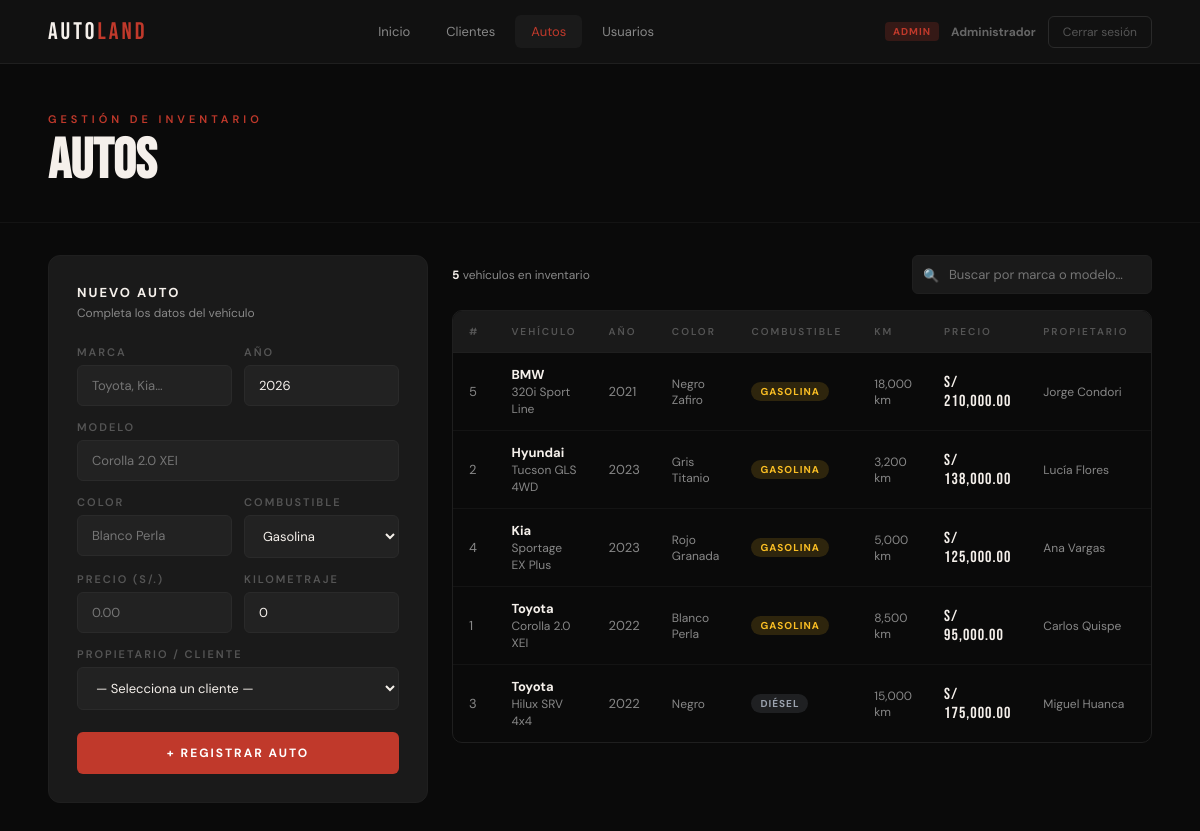
Screenshot of /form_Auto.php (signed in) with the database file from the repository.
### tables this page shows
CREATE TABLE IF NOT EXISTS auto (
  idAuto      INT AUTO_INCREMENT PRIMARY KEY,
  marca       VARCHAR(50),
  modelo      VARCHAR(100),
  anio        YEAR,
  color       VARCHAR(50),
  precio      DECIMAL(10,2),
  kilometraje INT          DEFAULT 0,
  combustible VARCHAR(20)  DEFAULT 'Gasolina',
  idIndividuo INT,
  idUsuario   INT          COMMENT 'Vendedor que registró el auto',
  FOREIGN KEY (idIndividuo) REFERENCES individuo(idIndividuo) ON DELETE SET NULL,
  FOREIGN KEY (idUsuario)   REFERENCES usuario(idUsuario)     ON DELETE SET NULL
);

### config/conexion.example.php (called while the page is built, shortened)
<?php
class Conexion
{
    private $con;
    private $db       = "mysql:host=localhost;dbname=autoland_bd;charset=utf8mb4";
    private $user     = "root";
    private $password = "";
    public function getConnection()
    {
        try {
            $this->con = new PDO($this->db, $this->user, $this->password, [
                PDO::ATTR_ERRMODE            => PDO::ERRMODE_EXCEPTION,
                PDO::ATTR_DEFAULT_FETCH_MODE => PDO::FETCH_ASSOC,
                PDO::ATTR_EMULATE_PREPARES   => false,
            ]);
        } catch (PDOException $e) {
            die(json_encode(['error' => 'Error de conexión: ' . $e->getMessage()]));
        }
        return $this->con;
    }
}

### config/data.php (called while the page is built, shortened)
<?php
class Data
{
    private $con;
    public function __construct()
    {
        $this->con = (new Conexion())->getConnection();
    }
    private function esAdmin($rol): bool { return $rol === 'admin'; }
    public function listarAuto($idUsuario, $rol)
    {
        if ($this->esAdmin($rol)) {
            $sql = "SELECT a.*, CONCAT(i.nombreIndividuo,' ',i.apellidoPaterno) AS propietario,
                           u.nombreReal AS registradoPor
                    FROM auto a
                    LEFT JOIN individuo i ON a.idIndividuo=i.idIndividuo
                    LEFT JOIN usuario   u ON a.idUsuario=u.idUsuario
                    ORDER BY a.marca,a.modelo";
            $stmt = $this->con->prepare($sql); $stmt->execute();
        }
        return $stmt;
    }
}

### form_Auto.php (the view, shortened to what this page needs)
<?php
require_once 'config/data.php';
$data       = new Data();
$nombreReal = htmlspecialchars($_SESSION['nombreReal']);
$rol        = $_SESSION['rol'];
$idUsuario  = $_SESSION['idUsuario'];
$esAdmin    = $rol === 'admin';
$busqueda = trim($_GET['q'] ?? '');
$autos    = $busqueda
    ? $data->buscarAutoPorTexto($busqueda, $idUsuario, $rol)->fetchAll()
    : $data->listarAuto($idUsuario, $rol)->fetchAll();
$editar   = null;
$combustibles = ['Gasolina', 'Diésel', 'Híbrido', 'Eléctrico'];
$anioActual   = (int) date('Y');
?>
<!DOCTYPE html>
<html lang="es">
<head>
</head>
<body>
<nav class="navbar">
    <div class="nav-logo">AUTO<span>LAND</span></div>
    <div class="nav-links">
        <a href="index.php">Inicio</a>
        <a href="form_Individuo.php">Clientes</a>
        <a href="form_Auto.php" class="active">Autos</a>
        <?php if ($esAdmin): ?><a href="usuarios.php">Usuarios</a><?php endif; ?>
    </div>
    <div style="display:flex;align-items:center;gap:12px">
        <?php if ($esAdmin): ?><span style="background:rgba(192,57,43,.2);color:#c0392b;padding:3px 8px;border-radius:4px;font-size:10px;font-weight:700;letter-spacing:1px;text-transform:uppercase">Admin</span><?php endif; ?>
        <span style="font-size:12px;color:#444"><strong style="color:#666"><?= $nombreReal ?></strong></span>
        <a href="logout.php" class="btn-logout">Cerrar sesión</a>
    </div>
</nav>
<div class="page-header">
    <div class="page-eyebrow">Gestión de inventario</div>
    <h1 class="page-titulo">Autos</h1>
</div>
<div class="layout">
    <div class="form-card <?= $editar ? 'modo-editar' : '' ?>">
        <?php if ($editar): ?>
            <div class="form-titulo">Editar auto</div>
            <div class="form-sub">Modificando ID #<?= $editar['idAuto'] ?></div>
        <?php else: ?>
            <div class="form-titulo">Nuevo auto</div>
            <div class="form-sub">Completa los datos del vehículo</div>
        <?php endif; ?>
        <form method="POST" action="form_Auto.php">
            <div class="campos-grid">
                <div class="campo">
                    <label>Marca</label>
                    <input type="text" name="marca" placeholder="Toyota, Kia…" required
                           value="<?= htmlspecialchars($editar['marca'] ?? '') ?>">
                </div>
                <div class="campo">
                    <label>Año</label>
                    <input type="number" name="anio" min="1990" max="<?= $anioActual + 1 ?>"
                           placeholder="<?= $anioActual ?>"
                           value="<?= htmlspecialchars($editar['anio'] ?? $anioActual) ?>">
                </div>
            </div>
            <div class="campo">
                <label>Modelo</label>
                <input type="text" name="modelo" placeholder="Corolla 2.0 XEI" required
                       value="<?= htmlspecialchars($editar['modelo'] ?? '') ?>">
            </div>
            <div class="campos-grid">
                <div class="campo">
                    <label>Color</label>
                    <input type="text" name="color" placeholder="Blanco Perla"
                           value="<?= htmlspecialchars($editar['color'] ?? '') ?>">
                </div>
                <div class="campo">
                    <label>Combustible</label>
                    <select name="combustible">
                        <?php foreach ($combustibles as $c): ?>
                            <option value="<?= $c ?>" <?= ($editar['combustible'] ?? 'Gasolina') === $c ? 'selected' : '' ?>>
                                <?= $c ?>
                            </option>
                        <?php endforeach; ?>
                    </select>
                </div>
            </div>
            <div class="campos-grid">
                <div class="campo">
                    <label>Precio (S/.)</label>
                    <input type="number" name="precio" min="0" step="0.01" placeholder="0.00"
                           value="<?= htmlspecialchars($editar['precio'] ?? '') ?>">
                </div>
                <div class="campo">
                    <label>Kilometraje</label>
                    <input type="number" name="kilometraje" min="0" placeholder="0"
                           value="<?= htmlspecialchars($editar['kilometraje'] ?? '0') ?>">
                </div>
            </div>
            <div class="campo">
                <label>Propietario / Cliente</label>
                <select name="idIndividuo" required>
                    <option value="">— Selecciona un cliente —</option>
                </select>
            </div>
            <button type="submit" class="btn-primary">
                <?= $editar ? '↑ Actualizar auto' : '+ Registrar auto' ?>
            </button>
        </form>
    </div>
    <div class="tabla-section">
        <div class="tabla-top">
            <div class="tabla-info">
                <strong><?= count($autos) ?></strong> vehículo<?= count($autos) !== 1 ? 's' : '' ?>
                <?= $busqueda ? "para <strong>\"$busqueda\"</strong>" : 'en inventario' ?>
            </div>
            <form method="GET" action="form_Auto.php" class="search-wrap">
                <input type="text" name="q" placeholder="Buscar por marca o modelo…"
                       value="<?= htmlspecialchars($busqueda) ?>">
            </form>
        </div>
        <div class="tabla-wrap">
            <table>
                <thead>
                    <tr>
                        <th>#</th>
                        <th>Vehículo</th>
                        <th>Año</th>
                        <th>Color</th>
                        <th>Combustible</th>
                        <th>Km</th>
                        <th>Precio</th>
                        <th>Propietario</th>
                        <th>Acciones</th>
                    </tr>
                </thead>
                <tbody>
                    <?php if (empty($autos)): ?>
                        <tr class="empty-row"><td colspan="9">No hay autos registrados aún.</td></tr>
                    <?php else: ?>
                        <?php foreach ($autos as $a): ?>
                        <tr>
                            <td class="muted"><?= $a['idAuto'] ?></td>
                            <td>
                                <strong><?= htmlspecialchars($a['marca']) ?></strong><br>
                                <span style="font-size:12px;color:var(--texto);"><?= htmlspecialchars($a['modelo']) ?></span>
                            </td>
                            <td class="muted"><?= $a['anio'] ?></td>
                            <td class="muted" style="font-size:12px;"><?= htmlspecialchars($a['color']) ?></td>
                            <td>
                                <span class="badge-comb comb-<?= htmlspecialchars($a['combustible']) ?>">
                                    <?= htmlspecialchars($a['combustible']) ?>
                                </span>
                            </td>
                            <td class="muted" style="font-size:12px;"><?= number_format($a['kilometraje']) ?> km</td>
                            <td><span class="precio-tag">S/ <?= number_format($a['precio'], 2) ?></span></td>
                            <td class="muted" style="font-size:12px;"><?= htmlspecialchars($a['propietario'] ?? '—') ?></td>
                            <td>
                            </td>
                        </tr>
                        <?php endforeach; ?>
                    <?php endif; ?>
                </tbody>
            </table>
        </div>
    </div>
</div>
</body>
</html>

### form_Auto.php (style rules this page uses)
*, *::before, *::after { box-sizing: border-box; margin: 0; padding: 0; }
:root { --negro:#0a0a0a; --rojo:#c0392b; --rojo2:#e74c3c; --gris:#111; --gris2:#1a1a1a; --gris3:#222; --claro:#f5f0eb; --texto:#888; }
body { font-family: 'DM Sans', sans-serif; background: var(--negro); color: var(--claro); min-height: 100vh; }
.navbar { display:flex; align-items:center; justify-content:space-between; padding:0 48px; height:64px; background:var(--gris); border-bottom:1px solid #1f1f1f; position:sticky; top:0; z-index:100; }
.nav-logo { font-family:'Bebas Neue',sans-serif; font-size:24px; letter-spacing:3px; }
.nav-logo span { color:var(--rojo); }
.nav-links { display:flex; gap:4px; }
.nav-links a { text-decoration:none; color:var(--texto); font-size:13px; padding:8px 16px; border-radius:6px; transition:all 0.2s; }
.nav-links a:hover, .nav-links a.active { color:var(--claro); background:var(--gris2); }
.nav-links a.active { color:var(--rojo); }
.btn-logout { background:transparent; border:1px solid #2a2a2a; color:#555; padding:7px 14px; border-radius:6px; font-size:12px; cursor:pointer; font-family:'DM Sans',sans-serif; text-decoration:none; transition:all 0.2s; }
.page-header { padding:48px 48px 32px; border-bottom:1px solid #141414; }
.page-eyebrow { font-size:11px; letter-spacing:4px; text-transform:uppercase; color:var(--rojo); font-weight:600; margin-bottom:8px; }
.page-titulo { font-family:'Bebas Neue',sans-serif; font-size:56px; line-height:1; }
.layout { display:grid; grid-template-columns:380px 1fr; gap:24px; padding:32px 48px; align-items:start; }
.form-card { background:var(--gris2); border:1px solid #1f1f1f; border-radius:12px; padding:28px; position:sticky; top:80px; }
.form-titulo { font-size:13px; font-weight:700; letter-spacing:2px; text-transform:uppercase; margin-bottom:4px; }
.form-sub { font-size:12px; color:var(--texto); margin-bottom:24px; }
.campo { margin-bottom:14px; }
.campo label { display:block; font-size:11px; letter-spacing:2px; text-transform:uppercase; color:#555; font-weight:600; margin-bottom:6px; }
.campo input, .campo select { width:100%; background:var(--gris3); border:1px solid #2a2a2a; border-radius:6px; padding:11px 14px; font-size:13px; color:var(--claro); font-family:'DM Sans',sans-serif; outline:none; transition:border-color 0.2s; }
.campo select option { background:var(--gris3); }
.campos-grid { display:grid; grid-template-columns:1fr 1fr; gap:12px; }
.btn-primary { width:100%; background:var(--rojo); color:#fff; border:none; border-radius:6px; padding:13px; font-size:12px; font-weight:700; letter-spacing:2px; text-transform:uppercase; cursor:pointer; font-family:'DM Sans',sans-serif; margin-top:8px; transition:background 0.2s; }
.tabla-section { min-width:0; }
.tabla-top { display:flex; align-items:center; justify-content:space-between; margin-bottom:16px; gap:12px; flex-wrap:wrap; }
.tabla-info { font-size:12px; color:var(--texto); }
.tabla-info strong { color:var(--claro); }
.search-wrap { position:relative; }
.search-wrap input { background:var(--gris2); border:1px solid #1f1f1f; border-radius:6px; padding:10px 14px 10px 36px; font-size:13px; color:var(--claro); font-family:'DM Sans',sans-serif; width:240px; outline:none; transition:border-color 0.2s; }
.search-wrap::before { content:'🔍'; position:absolute; left:11px; top:50%; transform:translateY(-50%); font-size:13px; }
.tabla-wrap { overflow-x:auto; border-radius:10px; border:1px solid #1f1f1f; }
table { width:100%; border-collapse:collapse; font-size:13px; }
thead tr { background:var(--gris2); border-bottom:1px solid #1f1f1f; }
thead th { padding:14px 16px; text-align:left; font-size:10px; letter-spacing:2px; text-transform:uppercase; color:#555; font-weight:600; white-space:nowrap; }
tbody tr { border-bottom:1px solid #141414; transition:background 0.15s; }
tbody tr:last-child { border-bottom:none; }
td { padding:13px 16px; vertical-align:middle; }
td.muted { color:var(--texto); }
.precio-tag { font-family:'Bebas Neue',sans-serif; font-size:16px; color:var(--claro); letter-spacing:1px; }
.badge-comb { display:inline-block; padding:3px 9px; border-radius:20px; font-size:10px; font-weight:700; text-transform:uppercase; letter-spacing:1px; }
.comb-Gasolina { background:rgba(251,191,36,0.15); color:#fbbf24; }
.comb-Diésel { background:rgba(156,163,175,0.15); color:#9ca3af; }

### rows the page displays
auto: idAuto "5", marca "BMW", modelo "320i Sport Line", anio "2021", color "Negro Zafiro", combustible "GASOLINA", kilometraje "18,000", precio "210,000.00", propietario "Jorge Condori"
auto: idAuto "2", marca "Hyundai", modelo "Tucson GLS 4WD", anio "2023", color "Gris Titanio", combustible "GASOLINA", kilometraje "3,200", precio "138,000.00", propietario "Lucía Flores"
auto: idAuto "4", marca "Kia", modelo "Sportage EX Plus", anio "2023", color "Rojo Granada", combustible "GASOLINA", kilometraje "5,000", precio "125,000.00", propietario "Ana Vargas"
auto: idAuto "1", marca "Toyota", modelo "Corolla 2.0 XEI", anio "2022", color "Blanco Perla", combustible "GASOLINA", kilometraje "8,500", precio "95,000.00", propietario "Carlos Quispe"
auto: idAuto "3", marca "Toyota", modelo "Hilux SRV 4x4", anio "2022", color "Negro", combustible "DIÉSEL", kilometraje "15,000", precio "175,000.00", propietario "Miguel Huanca"

### other values shown
$nombreReal "Administrador"
count($autos) "5"
form field combustible "Gasolina"
